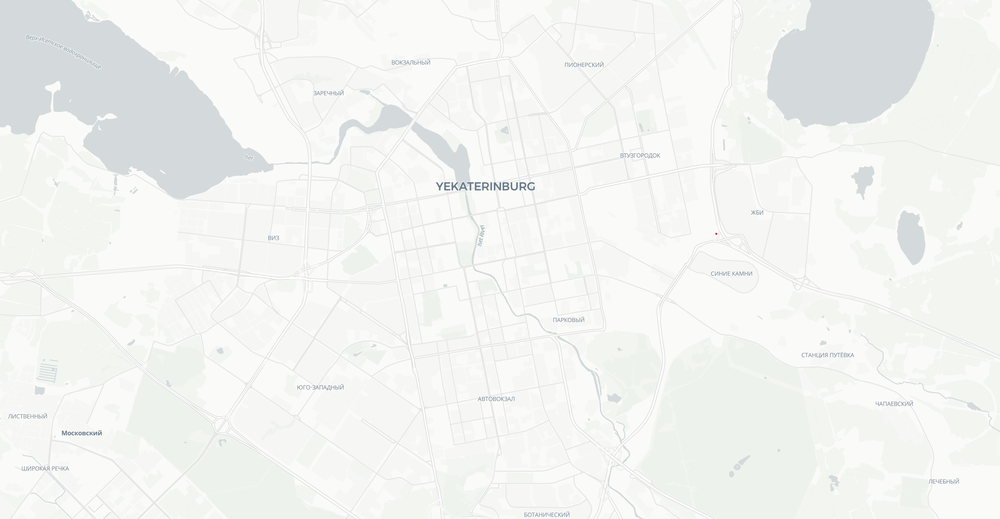
#> input picture Снимок экрана 2025-10-07 210036.png, 1000 x 519 px, shrunk from 3087 x 1603 before the run
$ python map.py
#> lines starting #> are read from the running program, lines starting #| are printed output that depends on the picture; after the words box and inside, x2 and y2 are one past the last pixel; in counts of white or black regions, pixels touching at a corner belong together
from PIL import Image, ImageFilter
import numpy as np

def process_image(
    image_path,
    output_path,
    target_color="#EEF2EC",
    tolerance=30,
    blur_radius=2,
    layer_count=4,
    layer_opacity=0.25,
    layer_offset=5,
):
    """
    Оставляет на картинке только цвета, близкие к target_color, заменяет их на зелёный.
    Прозрачность уменьшается с расстоянием от центра.
    После этого добавляются несколько копий слоя (эффект свечения).
    """
#> called with image_path = 'Снимок экрана 2025-10-07 210036.png', output_path = 'output.png', target_color = '#EEF2EC', tolerance = 7, blur_radius = 50, layer_count = 4, layer_opacity = 1, layer_offset = 0

    try:
        img = Image.open(image_path).convert("RGBA")
#> img is the input picture: PIL image 1000x519 RGBA; mean R, G, B, A 241.8, 243.3, 241, 255
        img_array = np.array(img)

        # Преобразуем HEX цвет в RGB
        target_color = target_color.lstrip("#")
        target_rgb = tuple(int(target_color[i:i+2], 16) for i in (0, 2, 4))

        # Маска целевого цвета
        red_diff = np.abs(img_array[:, :, 0] - target_rgb[0])
        green_diff = np.abs(img_array[:, :, 1] - target_rgb[1])
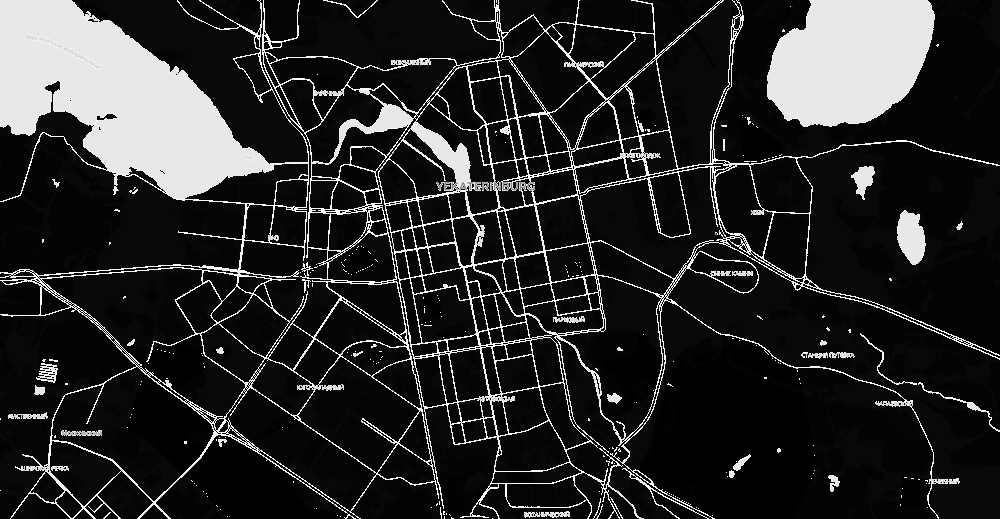
#> green_diff: shape (519, 1000); min 0, max 255, mean 42.3
        blue_diff = np.abs(img_array[:, :, 2] - target_rgb[2])
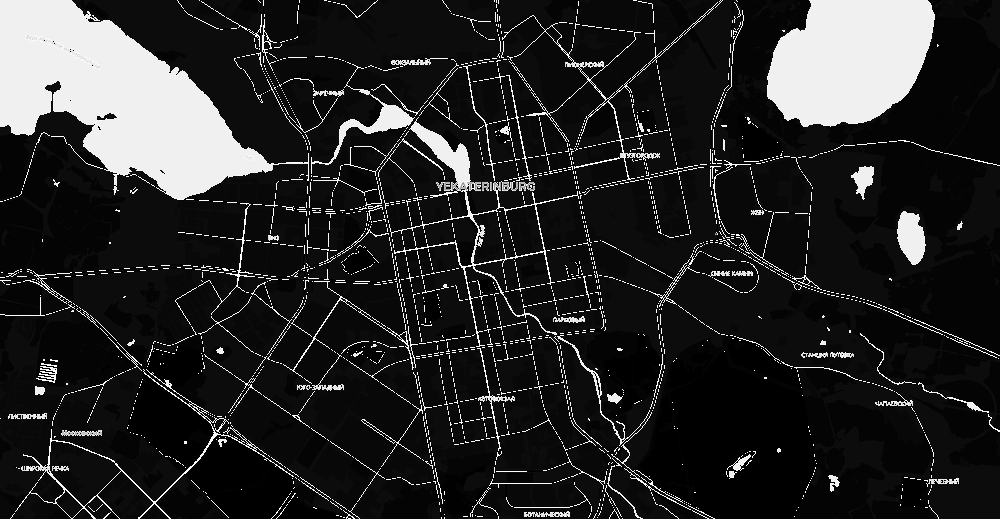
#> blue_diff: shape (519, 1000); min 0, max 255, mean 40.6
        mask = (red_diff <= tolerance) & (green_diff <= tolerance) & (blue_diff <= tolerance)
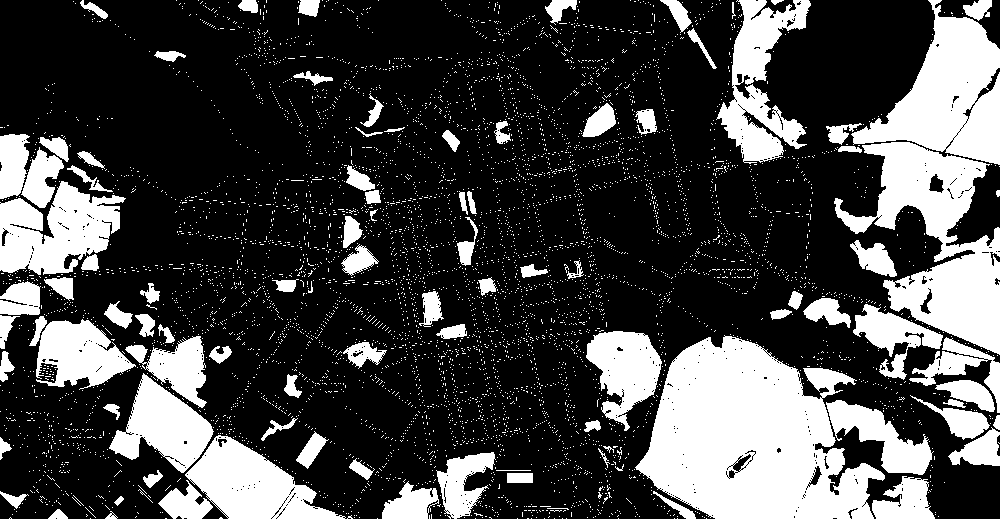
#> mask: shape (519, 1000) bool; 27.4% white; 5937 white regions (5839 under 20 px), largest, box (x1, y1, x2, y2) and area: (635, 335, 885, 519) 29587, (834, 142, 1000, 355) 15340, (851, 0, 1000, 165) 11971

        h, w = img_array.shape[:2]
#> h = 519; w = 1000
        y, x = np.ogrid[:h, :w]
#> y = 519 values from 0 to 518
        cx, cy = w / 2, h / 2
#> cx = 500; cy = 259.5

        # Расстояние до центра
        dist = np.sqrt((x - cx) ** 2 + (y - cy) ** 2)
        max_dist = np.sqrt(cx**2 + cy**2)
#> max_dist = 563.3
        dist_norm = np.clip(dist / max_dist, 0, 1)

        # Альфа-градиент (в центре непрозрачно, к краям прозрачно)
        alpha_gradient = (1 - dist_norm) ** 2

        # Создаём базовое зелёное изображение
        new_img_array = np.zeros((h, w, 4), dtype=np.uint8)
        new_img_array[mask, 1] = 255
        new_img_array[mask, 3] = (255 * alpha_gradient[mask]).astype(np.uint8)
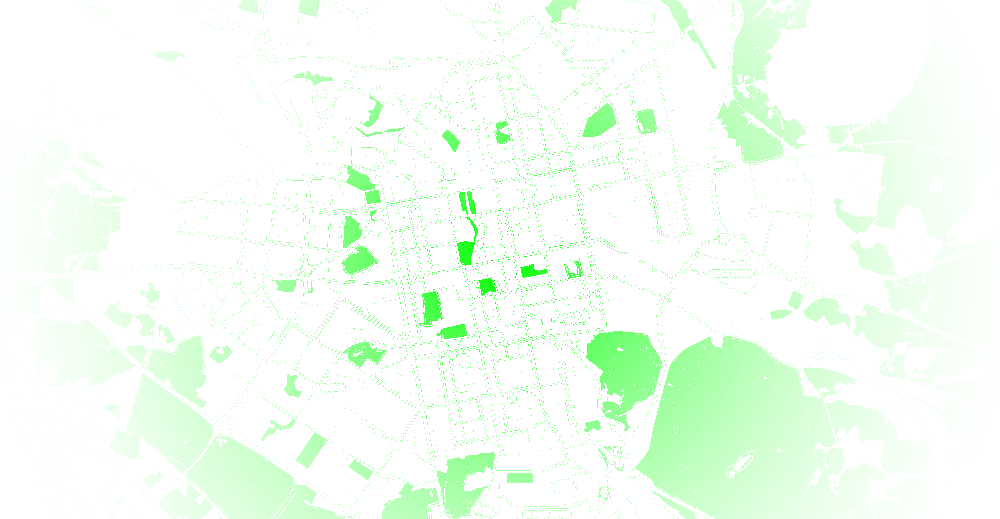
#> new_img_array: shape (519, 1000, 4); mean of channels 0, 1, 2, 3 0, 69.9, 0, 11.8; transparent parts drawn white
        new_img = Image.fromarray(new_img_array, "RGBA")

        # Размытие (если нужно)
        if blur_radius > 0:
            new_img = new_img.filter(ImageFilter.GaussianBlur(radius=blur_radius))
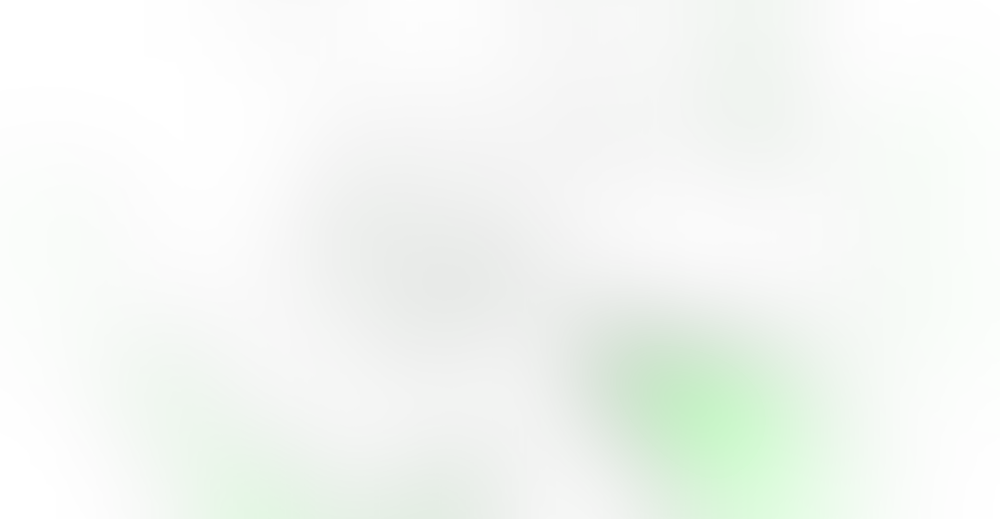
#> new_img: PIL image 1000x519 RGBA; mean R, G, B, A 0, 70.3, 0, 11.7; transparent parts drawn white

        # === ЭФФЕКТ НАЛОЖЕНИЯ НЕСКОЛЬКИХ СЛОЁВ ===
        base = new_img.copy()
        for i in range(1, layer_count + 1):
            # Смещаем каждый слой немного
            offset_x = int((i - layer_count / 2) * layer_offset)
            offset_y = int((layer_count / 2 - i) * layer_offset)

            layer = new_img.copy()
            # Немного уменьшаем прозрачность каждого слоя
            alpha = layer.split()[3].point(lambda a: int(a * layer_opacity))
            layer.putalpha(alpha)

            # Накладываем поверх
            base.alpha_composite(layer, (offset_x, offset_y))
#> this loop made 4 passes
#> pass 1, in process_image, `alpha = layer.split()[3].point(lambda a: int(a * layer_opacity))`:
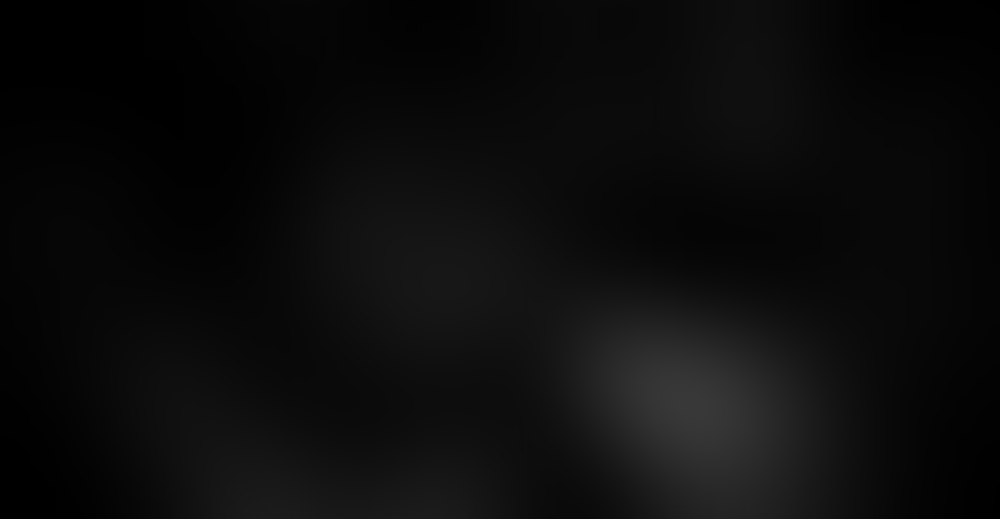
#> alpha: PIL image 1000x519 L; min 0, max 56, mean 11.7
#> after the loop:
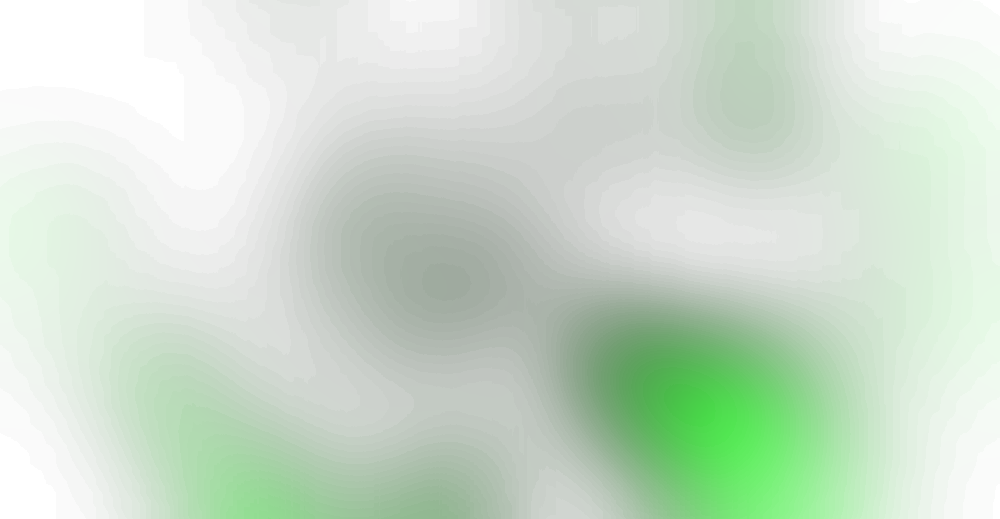
#> base: PIL image 1000x519 RGBA; mean R, G, B, A 0, 70.3, 0, 50.2; transparent parts drawn white

        # Сохраняем
        img.save(image_path)
        base.save(output_path, "PNG")

        print(f"Изображение обработано и сохранено в {output_path}")

    except FileNotFoundError:
        print(f"Ошибка: Файл '{image_path}' не найден.")
    except Exception as e:
        print(f"Произошла ошибка: {e}")


# Пример использования:
image_path = "Снимок экрана 2025-10-07 210036.png"
output_path = "output.png"
target_color = "#EEF2EC"
tolerance = 7
blur_radius = 50
process_image(
    image_path,
    output_path,
    target_color,
    tolerance,
    blur_radius,
    layer_count=4,       # сколько копий поверх
    layer_opacity=1,  # прозрачность каждого дополнительного слоя
    layer_offset=0,     # насколько каждый слой смещается
)
